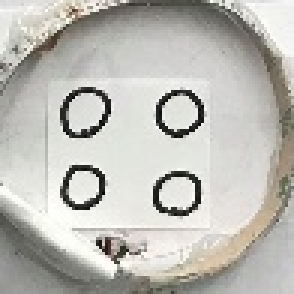
#> input picture crop0final.jpg, 98 x 98 px (shown 3 times larger)
$ python detect_circles.py   (Python 2 division)   (older library calls are emulated)
#> lines starting #> are read from the running program, lines starting #| are printed output that depends on the picture; after the words box and inside, x2 and y2 are one past the last pixel; in counts of white or black regions, pixels touching at a corner belong together
# import the necessary packages
import numpy as np
import argparse
import cv2

# [8 lines of commented-out code are left out]
filename = 'crop0final.jpg'
W = 1000.
oriimg = cv2.imread(filename,cv2.CV_LOAD_IMAGE_COLOR)
#> oriimg is the input picture: shape (98, 98, 3); mean B, G, R 181.2, 187.2, 188.3
height, width, depth = oriimg.shape
#> height = 98; width = 98; depth = 3
imgScale = W/width
#> imgScale = 10.2
newX,newY = oriimg.shape[1]*imgScale, oriimg.shape[0]*imgScale
#> newX = 1000; newY = 1000
image = cv2.resize(oriimg,(int(newX),int(newY)))
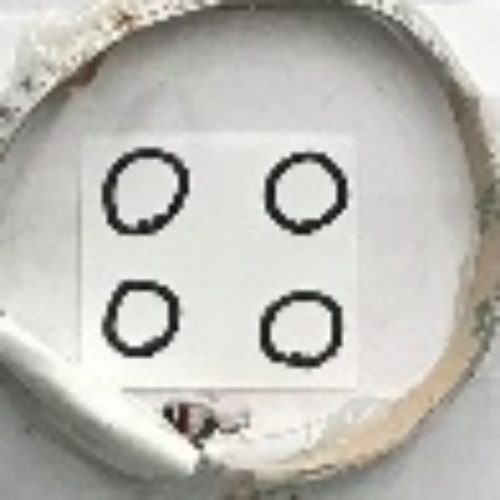
#> image: shape (1000, 1000, 3) (shown at 1/2 size); mean B, G, R 181.1, 187, 188.1


output = image.copy()
gray = cv2.cvtColor(image, cv2.COLOR_BGR2GRAY)
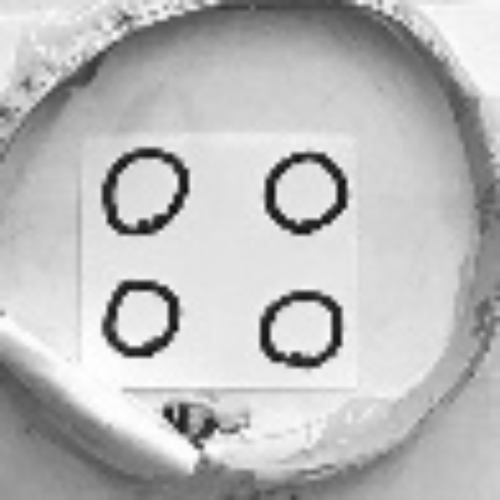
#> gray: shape (1000, 1000) (shown at 1/2 size); min 7, max 255, mean 186.7

# detect circles in the image
circles = cv2.HoughCircles(gray, cv2.cv.CV_HOUGH_GRADIENT, 1.5, 100)#, param2=1) #, param1=128, minRadius=10, maxRadius=50)
#> circles = [[609.8, 384.8, 84.3], [603.8, 654.8, 83.4], [294.8, 380.2, 84.75]]

def max(x,y):
   if (x>y):
      return x
   else:
      return y

def sortFunction(r,x,y):
   return max(y-500, 0)**4+ r*r


def circle_helper(image):
   output = image.copy()
   gray = cv2.cvtColor(image, cv2.COLOR_BGR2GRAY)
   # detect circles in the image
   circles = cv2.HoughCircles(gray, cv2.cv.CV_HOUGH_GRADIENT, 1, 1,  minRadius=0, maxRadius=20)
   # ensure at least some circles were found
   if circles is not None:
           # convert the (x, y) coordinates and radius of the circles to integers
           circles = np.round(circles[0, :]).astype("int")
           # loop over the (x, y) coordinates and radius of the circles
           for (x, y, r) in circles:
                   # draw the circle in the output image, then draw a rectangle
                   # corresponding to the center of the circle
                     cv2.putText(output, str(r)+","+str(x)+","+str(y), (x,y),cv2.FONT_HERSHEY_SIMPLEX, .5, (255,0,0),2) #  Scalar(0,0,255,255), 2)
                     cv2.circle(output, (x, y), r, (0, 255, 0), 4)
                     cv2.rectangle(output, (x - 5, y - 5), (x + 5, y + 5), (0, 128, 255), -1)
                     cv2.rectangle(output, (x - r, y - r), (x + r, y + r), (0, 128, 255), 4)
           # show the output image
           cv2.imwrite("detect_circles_img.jpg", image)
           print "wrote image"
           cv2.imshow("output", np.hstack([image, output]))
           print "showing ooutput"
           cv2.waitKey(0)
   else:
      print "no circles detected"


# ensure at least some circles were found
if circles is not None:
	# convert the (x, y) coordinates and radius of the circles to integers
	circles = np.round(circles[0, :]).astype("int")
#> circles = [[610, 385, 84], [604, 655, 83], [295, 380, 85]]

	# loop over the (x, y) coordinates and radius of the circles
	radiusList = []
        for (x, y, r) in circles:
		# draw the circle in the output image, then draw a rectangle
		# corresponding to the center of the circle
                print "radius: ", r, ", x: ", x,", y:", y

                radiusList.append(sortFunction(r,x,y))
#> this loop made 3 passes
#| radius:  84 , x:  610 , y: 385
#| radius:  83 , x:  604 , y: 655
#| radius:  85 , x:  295 , y: 380
#> after the loop, radiusList = [7056, 577207514, 7225]
		#cv2.circle(output, (x, y), r, (0, 255, 0), 4)
		#cv2.rectangle(output, (x - 5, y - 5), (x + 5, y + 5), (0, 128, 255), -1)
        radiusList.sort()
        goodCircleList = []
 	for (x, y, r) in circles:
		# draw the circle in the output image, then draw a rectangle
		# corresponding to the center of the circle
		  cv2.putText(output, str(r)+","+str(x)+","+str(y), (x,y),cv2.FONT_HERSHEY_SIMPLEX, .5, (255,0,0),2) #  Scalar(0,0,255,255), 2)
                  cv2.circle(output, (x, y), r, (0, 255, 0), 4)
		  cv2.rectangle(output, (x - 5, y - 5), (x + 5, y + 5), (0, 128, 255), -1)
                  cv2.rectangle(output, (x - r, y - r), (x + r, y + r), (0, 128, 255), 4)

                  goodCircleList.append([r,x,y])
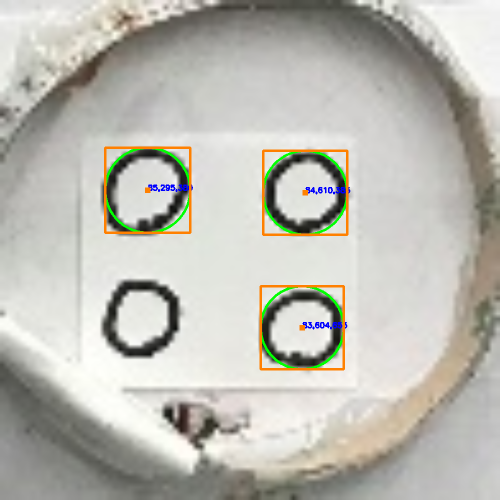
#> output: shape (1000, 1000, 3) (shown at 1/2 size); 1.79% of pixels changed, all inside (x1, y1, x2, y2) = (208, 293, 701, 741)
#> after the loop, goodCircleList = [[84, 610, 385], [83, 604, 655], [85, 295, 380]]

        counter=0

        """
        for (r,x,y) in goodCircleList:
            print "r: ", r, ", x: ", x,", y: ",y
            print "crop-dim: ","(",x-r,":",x+r,") (",y-r,":",y+r,")"
            crop1 = image[ y-r:y+r, x-r:x+r]
            cv2.imwrite("crop"+str(counter)+".jpg", crop1)
            counter = counter+1
            circle_helper(crop1)


	# show the output image
        """
        cv2.imwrite("detect_circles_img.jpg", image)
	print "wrote image"
        cv2.imshow("output", np.hstack([image, output]))
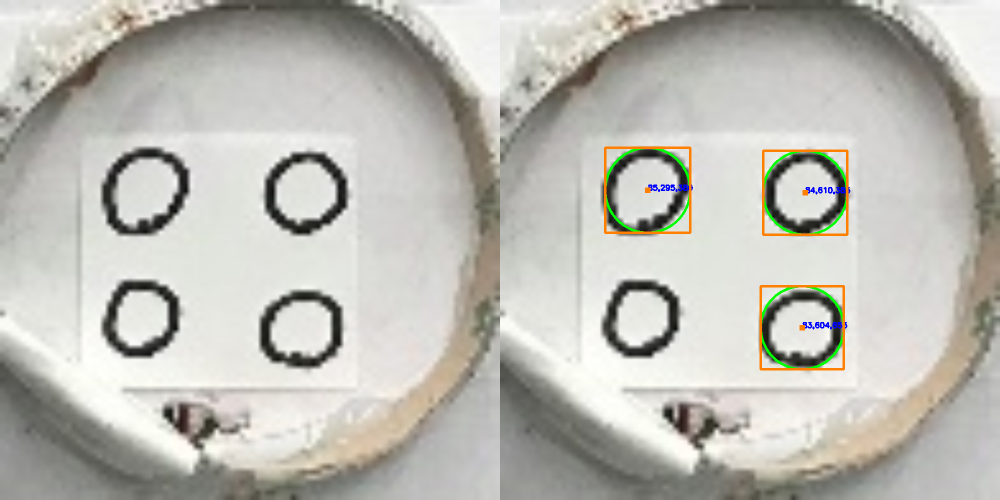
#> window 'output': shape (1000, 2000, 3) (shown at 1/2 size); mean B, G, R 179.7, 186.8, 187.9
	print "showing ooutput"
        cv2.waitKey(0)
else:
   print "no circles detected"

$ run again, with newCircleTest.jpg copied over crop0final.jpg
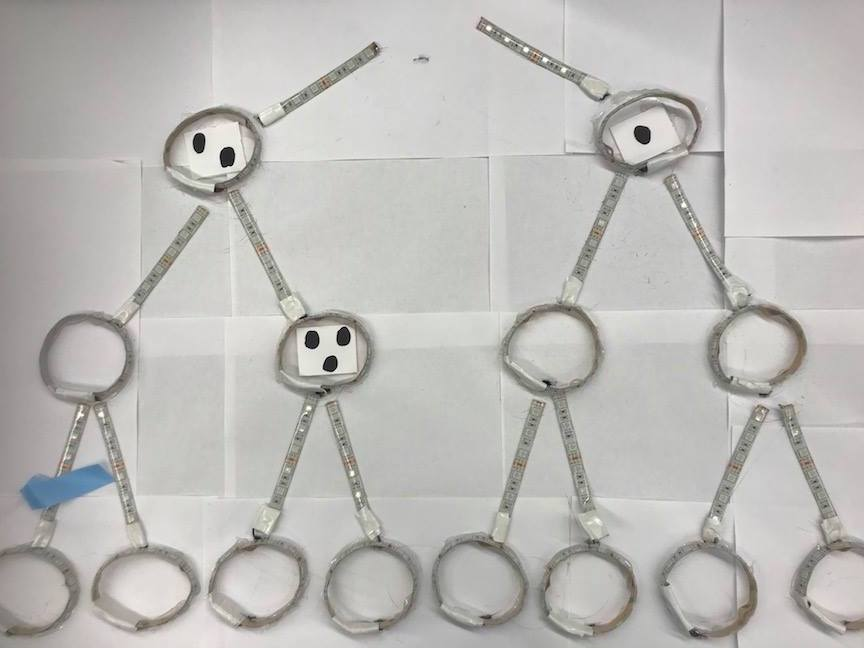
#> input picture newCircleTest.jpg, 864 x 648 px
#> oriimg is the input picture: shape (648, 864, 3); mean B, G, R 183.2, 186, 187.3
#> `circles = cv2.HoughCircles(gray, cv2.cv.CV_HOUGH_GRADIENT, 1.5, 100)#,..`: circles = 42 rows, first 8: [473.2, 407.2, 368], [546.8, 326.2, 294.5], [570.8, 443.2, 298.8], [495.8, 218.2, 203.1], [767.2, 588.8, 181.6], [21.75, 432.8, 323.7], [503.2, 576.8, 176.4], [308.2, 441.8, 307.3]
#> `circles = np.round(circles[0, :]).astype("int")`: circles = 42 rows, first 8: [473, 407, 368], [547, 326, 294], [571, 443, 299], [496, 218, 203], [767, 589, 182], [22, 433, 324], [503, 577, 176], [308, 442, 307]
#> the loop `for (x, y, r) in circles:` made 42 passes
#> (printed output is left out)
#> after the loop `for (x, y, r) in circles:`: radiusList = 42 values, max 1249201361 at index 34, min 2809 at index 22, mean 183363096.1
#> after the loop `for (x, y, r) in circles:`:
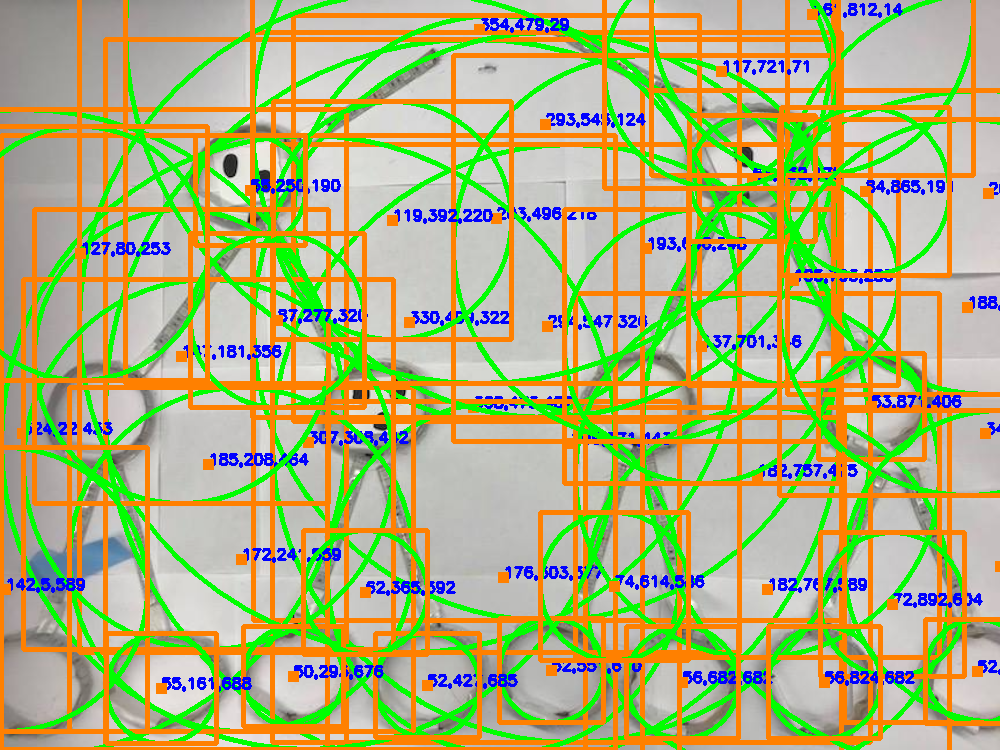
#> output: shape (750, 1000, 3); mean B, G, R 121.9, 178.9, 173.1
#> after the loop `for (x, y, r) in circles:`: goodCircleList = 42 items, first 6: [368, 473, 407], [294, 547, 326], [299, 571, 443], [203, 496, 218], [182, 767, 589], [324, 22, 433]
#> `cv2.imshow("output", np.hstack([image, output]))`:
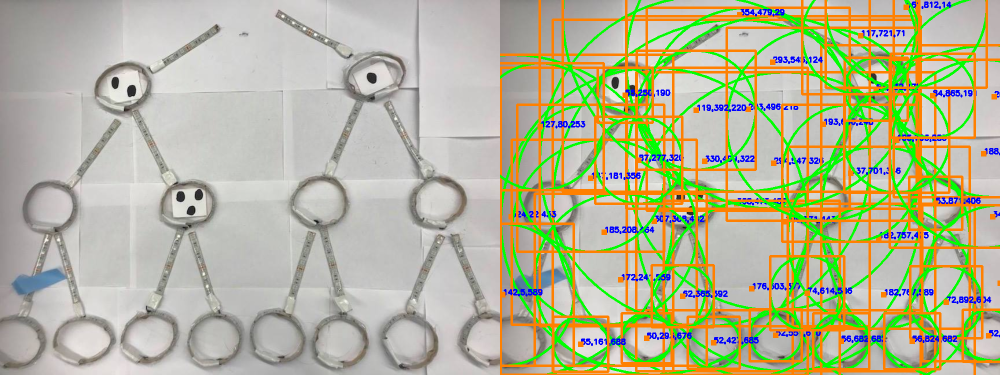
#> window 'output': shape (750, 2000, 3) (shown at 1/2 size); mean B, G, R 152.5, 182.4, 180.2
